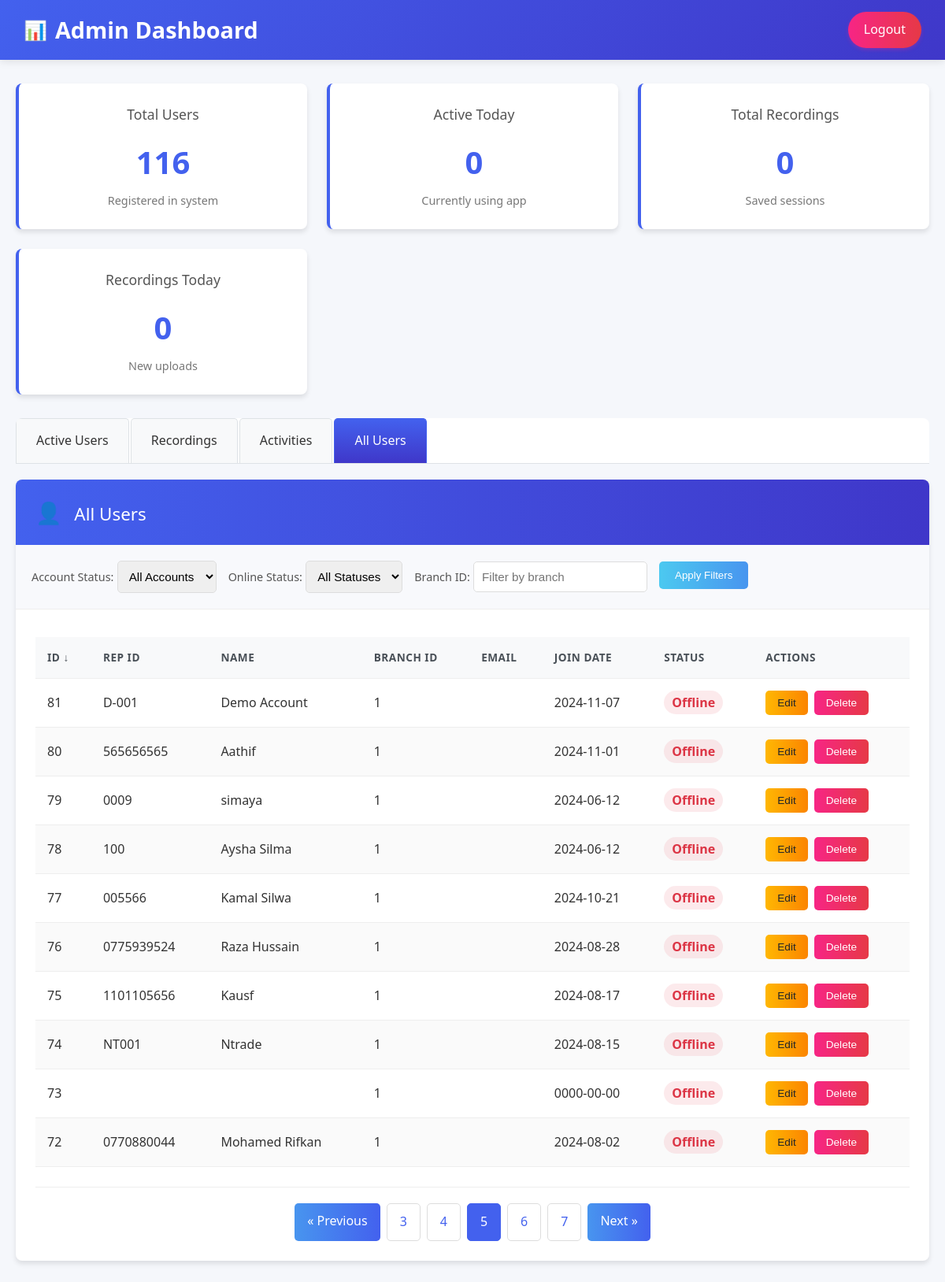
Page /admin/admin.php?action=dashboard&page=all_users&all_users_page=5&all_users_sort_col=s.ID&all_users_sort_dir=DESC (signed in) on the committed database.
### tables this page shows
CREATE TABLE `salesrep` (
  `ID` int(11) NOT NULL,
  `br_id` int(11) NOT NULL DEFAULT 1,
  `RepID` varchar(100) DEFAULT NULL,
  `Name` varchar(500) DEFAULT NULL,
  `fullName` varchar(100) NOT NULL,
  `gender` varchar(6) NOT NULL,
  `mobile` varchar(11) NOT NULL,
  `emailAddress` varchar(100) NOT NULL,
  `address` text NOT NULL,
  `nic` varchar(100) NOT NULL,
  `employee_dob` date DEFAULT NULL,
  `wish_viewed_users` varchar(3000) NOT NULL,
  `imei` bigint(50) NOT NULL,
  `repMail` text NOT NULL,
  `join_date` date NOT NULL,
  `salary` double NOT NULL,
  `departmnt` int(11) NOT NULL,
  `Percentage` varchar(100) DEFAULT NULL,
  `Type` varchar(100) DEFAULT NULL,
  `loginCode` varchar(22) NOT NULL,
  `username` varchar(22) NOT NULL,
  `recordDate` date NOT NULL,
  `recordTime` time NOT NULL,
  `userID` int(11) NOT NULL,
  `Actives` varchar(20) NOT NULL DEFAULT 'YES',
  `rep_level` varchar(50) NOT NULL,
  `left_date` date NOT NULL,
  `sales_target` varchar(30) NOT NULL DEFAULT 'NO',
  `payroll_active` varchar(10) NOT NULL DEFAULT 'YES',
  `is_salesmen` int(11) NOT NULL,
  `assigned_reptbs` varchar(100) NOT NULL,
  `cloud` varchar(30) NOT NULL DEFAULT 'Up',
  `mysql_db` varchar(30) DEFAULT NULL,
  `backup` int(11) NOT NULL DEFAULT 0
);

### admin/admin.php (the view, shortened to what the rows shown need)
<?php
$action = $_GET['action'] ?? 'dashboard';
switch ($action) {
    case 'dashboard':
        showDashboard();
        break;
}
    ?>
    <?php
function showDashboard() {
    $host = 'localhost';
    $dbname = 'remote-xwork';
    $username = 'root';
    $password = '';
    try {
        $pdo = new PDO("mysql:host=$host;dbname=$dbname", $username, $password);
        $pdo->setAttribute(PDO::ATTR_ERRMODE, PDO::ERRMODE_EXCEPTION);
    } catch(PDOException $e) {
        die("Connection failed: " . $e->getMessage());
    }
    $all_users_sort_column = $_GET['all_users_sort_col'] ?? 's.ID';
    $all_users_sort_direction = $_GET['all_users_sort_dir'] ?? 'DESC';
    $account_status_filter = $_GET['account_status'] ?? '';
    $online_status_filter = $_GET['online_status'] ?? '';
    $all_users_branch_filter = $_GET['all_users_branch'] ?? '';
    $all_users_page = (isset($_GET['page']) && $_GET['page'] == 'all_users' && isset($_GET['all_users_page'])) ? max(1, (int)$_GET['all_users_page']) : 1;
    $all_users_limit = 10;
    $all_users_offset = ($all_users_page - 1) * $all_users_limit;
    $allowed_all_users_columns = ['s.ID', 's.RepID', 's.Name', 's.br_id', 's.emailAddress', 's.join_date', 's.Actives'];
    $all_users_sort_column = in_array($all_users_sort_column, $allowed_all_users_columns) ? $all_users_sort_column : 's.ID';
    $all_users_sort_direction = strtoupper($all_users_sort_direction) === 'ASC' ? 'ASC' : 'DESC';
    $all_users_where_conditions = [];
    $all_users_params = [];
    $all_users_where_clause = !empty($all_users_where_conditions) ? "WHERE " . implode(" AND ", $all_users_where_conditions) : "";
    $stmt = $pdo->prepare("
        SELECT s.*,
               CASE
                   WHEN EXISTS (
                       SELECT 1 FROM user_activity ua
                       WHERE ua.salesrepTb = s.ID
                       AND ua.activity_type = 'login'
                       AND ua.rDateTime > COALESCE((
                           SELECT MAX(ua2.rDateTime)
                           FROM user_activity ua2
                           WHERE ua2.salesrepTb = s.ID
                           AND ua2.activity_type IN ('logout', 'check-out')
                       ), '1900-01-01')
                       AND ua.rDateTime >= DATE_SUB(NOW(), INTERVAL 24 HOUR)
                   ) THEN 'online'
                   ELSE 'offline'
               END as current_status,
               (SELECT MAX(rDateTime) FROM user_activity WHERE salesrepTb = s.ID) as last_activity
        FROM salesrep s
        {$all_users_where_clause}
        ORDER BY {$all_users_sort_column} {$all_users_sort_direction}
        LIMIT {$all_users_limit} OFFSET {$all_users_offset}
    ");
    $stmt->execute($all_users_params);
    $all_users = $stmt->fetchAll(PDO::FETCH_ASSOC);
    ?>
    <!DOCTYPE html>
    <html lang="en">
    <head>
    </head>
    <body>
        <div class="header">
            <div class="logo">
                <h1>Admin Dashboard</h1>
            </div>
        </div>
        <div class="container">
            <div id="all-users" class="tab-content">
                <div class="section">
                    <div class="section-header">
                        <h2><span class="icon">👤</span> All Users</h2>
                    </div>
                    <div class="section-content">
                        <?php if (count($all_users) > 0): ?>
                            <table>
                                <thead>
                                    <tr>
                                        <th><a href="?action=dashboard&page=all_users&all_users_page=<?= $all_users_page ?>&all_users_sort_col=<?= $all_users_sort_column ?>&all_users_sort_dir=<?= $all_users_sort_direction ?><?php if (!empty($account_status_filter)): ?>&account_status=<?= $account_status_filter ?><?php endif; ?><?php if (!empty($online_status_filter)): ?>&online_status=<?= $online_status_filter ?><?php endif; ?><?php if (!empty($all_users_branch_filter)): ?>&all_users_branch=<?= $all_users_branch_filter ?><?php endif; ?>">ID <?= $all_users_sort_column === 's.ID' ? ($all_users_sort_direction === 'ASC' ? '↑' : '↓') : '' ?></a></th>
                                        <th><a href="?action=dashboard&page=all_users&all_users_page=<?= $all_users_page ?>&all_users_sort_col=<?= $all_users_sort_column ?>&all_users_sort_dir=<?= $all_users_sort_direction ?><?php if (!empty($account_status_filter)): ?>&account_status=<?= $account_status_filter ?><?php endif; ?><?php if (!empty($online_status_filter)): ?>&online_status=<?= $online_status_filter ?><?php endif; ?><?php if (!empty($all_users_branch_filter)): ?>&all_users_branch=<?= $all_users_branch_filter ?><?php endif; ?>">Rep ID <?= $all_users_sort_column === 's.RepID' ? ($all_users_sort_direction === 'ASC' ? '↑' : '↓') : '' ?></a></th>
                                        <th><a href="?action=dashboard&page=all_users&all_users_page=<?= $all_users_page ?>&all_users_sort_col=<?= $all_users_sort_column ?>&all_users_sort_dir=<?= $all_users_sort_direction ?><?php if (!empty($account_status_filter)): ?>&account_status=<?= $account_status_filter ?><?php endif; ?><?php if (!empty($online_status_filter)): ?>&online_status=<?= $online_status_filter ?><?php endif; ?><?php if (!empty($all_users_branch_filter)): ?>&all_users_branch=<?= $all_users_branch_filter ?><?php endif; ?>">Name <?= $all_users_sort_column === 's.Name' ? ($all_users_sort_direction === 'ASC' ? '↑' : '↓') : '' ?></a></th>
                                        <th><a href="?action=dashboard&page=all_users&all_users_page=<?= $all_users_page ?>&all_users_sort_col=<?= $all_users_sort_column ?>&all_users_sort_dir=<?= $all_users_sort_direction ?><?php if (!empty($account_status_filter)): ?>&account_status=<?= $account_status_filter ?><?php endif; ?><?php if (!empty($online_status_filter)): ?>&online_status=<?= $online_status_filter ?><?php endif; ?><?php if (!empty($all_users_branch_filter)): ?>&all_users_branch=<?= $all_users_branch_filter ?><?php endif; ?>">Branch ID <?= $all_users_sort_column === 's.br_id' ? ($all_users_sort_direction === 'ASC' ? '↑' : '↓') : '' ?></a></th>
                                        <th><a href="?action=dashboard&page=all_users&all_users_page=<?= $all_users_page ?>&all_users_sort_col=<?= $all_users_sort_column ?>&all_users_sort_dir=<?= $all_users_sort_direction ?><?php if (!empty($account_status_filter)): ?>&account_status=<?= $account_status_filter ?><?php endif; ?><?php if (!empty($online_status_filter)): ?>&online_status=<?= $online_status_filter ?><?php endif; ?><?php if (!empty($all_users_branch_filter)): ?>&all_users_branch=<?= $all_users_branch_filter ?><?php endif; ?>">Email <?= $all_users_sort_column === 's.emailAddress' ? ($all_users_sort_direction === 'ASC' ? '↑' : '↓') : '' ?></a></th>
                                        <th><a href="?action=dashboard&page=all_users&all_users_page=<?= $all_users_page ?>&all_users_sort_col=<?= $all_users_sort_column ?>&all_users_sort_dir=<?= $all_users_sort_direction ?><?php if (!empty($account_status_filter)): ?>&account_status=<?= $account_status_filter ?><?php endif; ?><?php if (!empty($online_status_filter)): ?>&online_status=<?= $online_status_filter ?><?php endif; ?><?php if (!empty($all_users_branch_filter)): ?>&all_users_branch=<?= $all_users_branch_filter ?><?php endif; ?>">Join Date <?= $all_users_sort_column === 's.join_date' ? ($all_users_sort_direction === 'ASC' ? '↑' : '↓') : '' ?></a></th>
                                        <th>Status</th>
                                        <th>Actions</th>
                                    </tr>
                                </thead>
                                <tbody>
                                    <?php foreach ($all_users as $user): ?>
                                        <tr>
                                            <td><?php echo htmlspecialchars($user['ID']); ?></td>
                                            <td><?php echo htmlspecialchars($user['RepID']); ?></td>
                                            <td><?php echo htmlspecialchars($user['Name']); ?></td>
                                            <td><?php echo htmlspecialchars($user['br_id']); ?></td>
                                            <td><?php echo htmlspecialchars($user['emailAddress']); ?></td>
                                            <td><?php echo htmlspecialchars($user['join_date']); ?></td>
                                            <td>
                                                <?php if ($user['Actives'] === 'YES'): ?>
                                                    <?php if ($user['current_status'] === 'online'): ?>
                                                        <span class="user-status-active">Online</span>
                                                    <?php else: ?>
                                                        <span class="user-status-inactive">Offline</span>
                                                    <?php endif; ?>
                                                <?php else: ?>
                                                    <span class="user-status-inactive">Inactive</span>
                                                <?php endif; ?>
                                            </td>
                                            <td class="recording-actions">
                                                <button class="edit-btn" disabled>Edit</button>
                                                <button class="delete-btn" disabled>Delete</button>
                                            </td>
                                        </tr>
                                    <?php endforeach; ?>
                                </tbody>
                            </table>
                        <?php else: ?>
                            <div class="no-data">No users found</div>
                        <?php endif; ?>
                    </div>
                </div>
            </div>
        </div>
    </body>
    </html>
    <?php
}
?>

### rows in the picture
salesrep: ID "81", RepID "D-001", Name "Demo Account", br "1", join_date "2024-11-07", Actives "Offline"
salesrep: ID "80", RepID "565656565", Name "Aathif", br "1", join_date "2024-11-01", Actives "Offline"
salesrep: ID "79", RepID "0009", Name "simaya", br "1", join_date "2024-06-12", Actives "Offline"
salesrep: ID "78", RepID "100", Name "Aysha Silma", br "1", join_date "2024-06-12", Actives "Offline"
salesrep: ID "77", RepID "005566", Name "Kamal Silwa", br "1", join_date "2024-10-21", Actives "Offline"
salesrep: ID "76", RepID "0775939524", Name "Raza Hussain", br "1", join_date "2024-08-28", Actives "Offline"
salesrep: ID "75", RepID "1101105656", Name "Kausf", br "1", join_date "2024-08-17", Actives "Offline"
salesrep: ID "74", RepID "NT001", Name "Ntrade", br "1", join_date "2024-08-15", Actives "Offline"
salesrep: ID "73", br "1", join_date "0000-00-00", Actives "Offline"
salesrep: ID "72", RepID "0770880044", Name "Mohamed Rifkan", br "1", join_date "2024-08-02", Actives "Offline"

### other values in the picture
$total_users "116"
$active_today "0"
$total_recordings "0"
$recordings_today "0"
